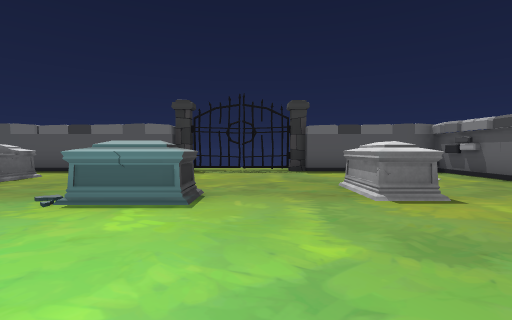
View 1 (above)

15 first-person views from a walk through a 3-D level made in the Unity game engine. The camera is 0.64 m above the floor, tilts 2° down and sees 85° across. The floor is counted in squares, 1 m on a side. Each view is taken from the middle of a square. On the plan, view 1 faces up. The plan holds only what a view shows up to about 9 squares ahead; the rest is blank. Some surface patterns are stand-ins.

View 2
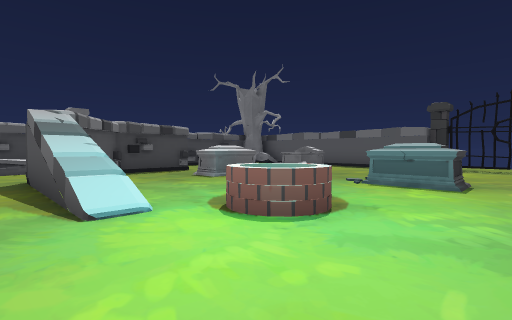

View 3
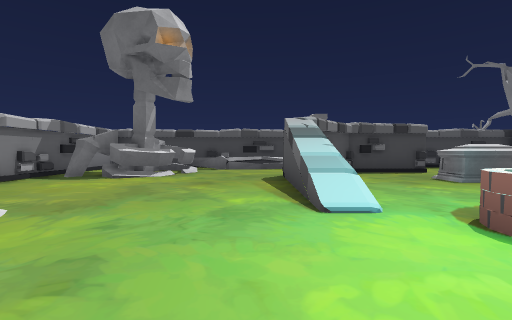

View 4
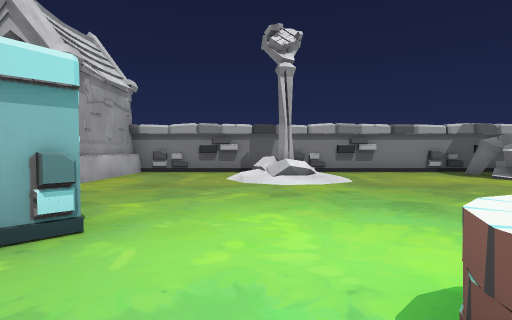

View 5
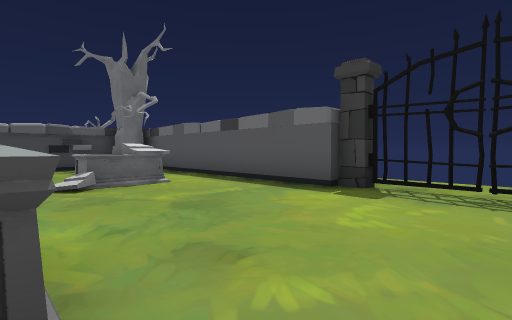

View 6
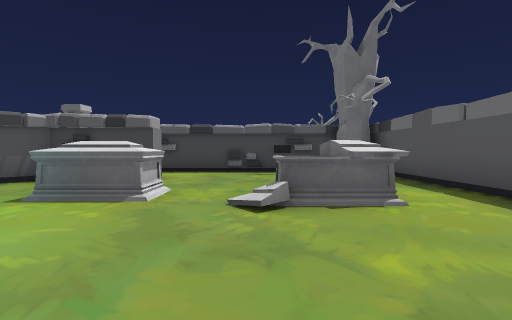

View 7
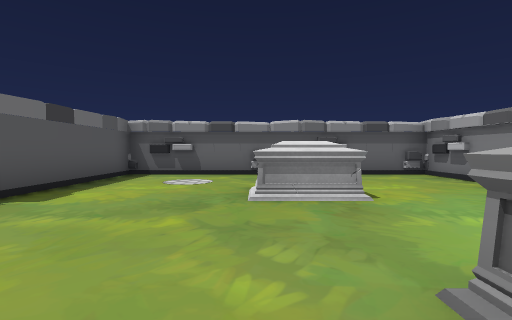

View 8
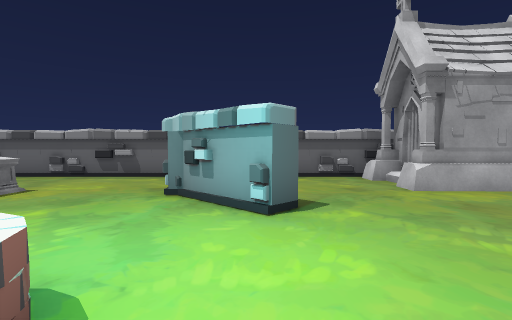

View 9
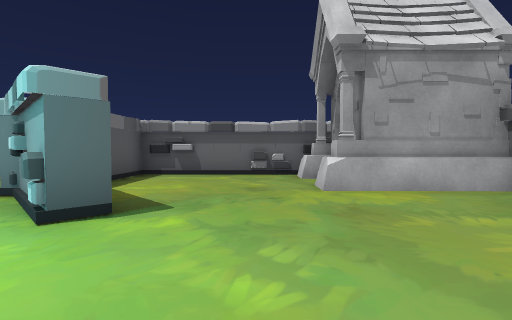

View 10
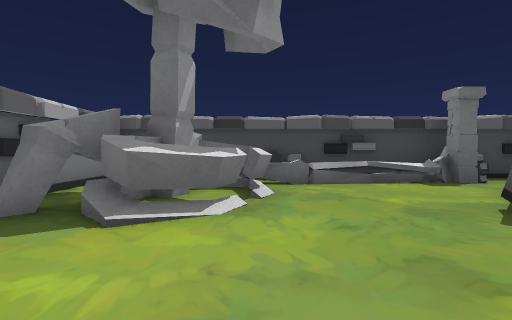

View 11
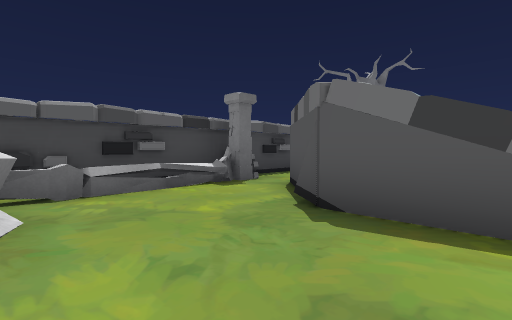

View 12
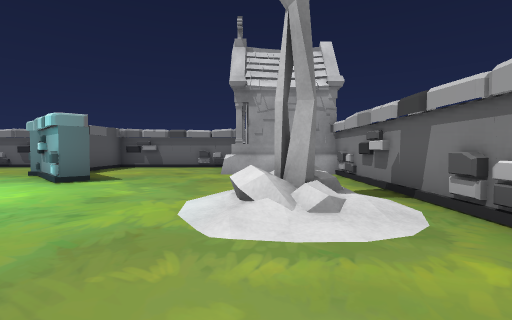

View 13
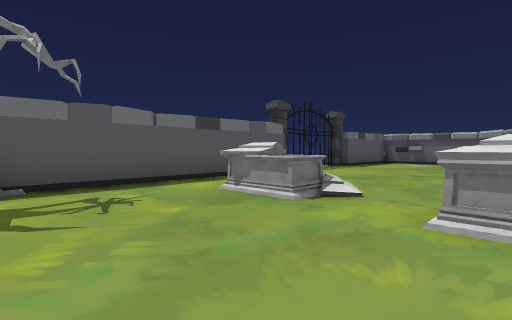

View 14
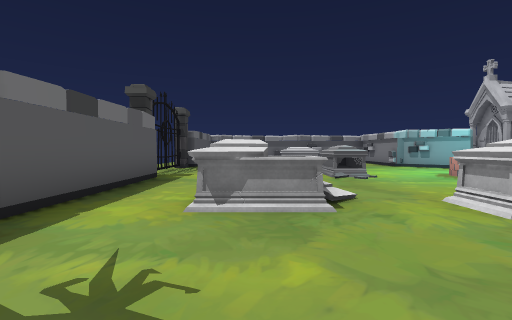

View 15
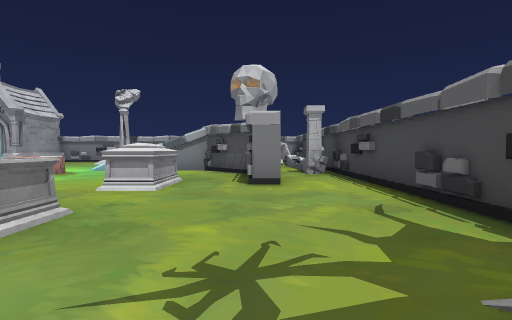

### Floor plan
Points are (right, up) in squares from view 1. A wall is a line through its corners. A room is listed if a view was taken in it or the views show most of it. See-through windows are left out.
Room 1 (views 1, 2, 3, 4, 5, 6, 7, 8, 9, 10, 11, 12, 13, 14, 15)
walls: (0.8, -1.6) (0.4, -1.2) (1.9, 0.3); (2.9, 0.5) (5.3, 0.5) (5.3, 8.3) (1.5, 8.3); (-6.5, -1.3) (-7.1, -1.3); (-6.7, -1.4) (-8.4, 0.3); (-8.5, 2.8) (-7.9, 2.8) (-7.9, 0.6) (-6.4, -0.9); (-2.5, 8.8) (-2.5, 8.3) (-8.4, 8.3); (-6.8, -4.4) (-6.4, -5.1); (-7, -4.3) (-6.5, -5.2) (-6.9, -5.6); (-6.5, -5.1) (-6.9, -5.6); (-10.3, -0.4) (-10.3, -5); (-8.7, -4.1) (-8.8, -4.4); (-7.7, -5.1) (-8, -5.6); (-7.9, -5.3) (-7.3, -5.5); (-7.3, -6.1) (-6.6, -6.4); (-7.4, -6.1) (-6.8, -6.2) (-7, -6.6); (-10.3, 7.4) (-10.3, 0.6); (-8, -5.9) (-6.8, -6.2); (5.3, -5.1) (5.3, 0) (3.4, 0); (-9, -7.2) (2.5, -7.2)
low walls: (-7.4, -4.1) (-7, -4.3); (-8.1, -3.7) (-7.6, -4); (-7, -6.2) (-6.7, -6.5)
objects: other object (-10, 0); tree (-10, 8) to (-9, 8); pillar (-9, 0); other object (-6, 2) to (-6, 3); other object (-6, 5) to (-5, 7); other object (-2, -5); other object (-2, 0) to (-2, 1); other object (-2, 4) to (-1, 4); gate (-2, 9) to (1, 9); other object (2, 4) to (2, 5); other object (3, -7) to (4, -4)

Positions as (right, up) in squares from view 1, and headings:
1: (0, 0), facing up
2: (0, -2), facing up-left
3: (0, -2), facing left
4: (-1, 1), facing down
5: (0, 4), facing up-left
6: (-2, 5), facing left
7: (-2, 5), facing right
8: (-3, -1), facing right
9: (-2, -3), facing right
10: (-4, -4), facing left
11: (-5, -4), facing up-left
12: (-5, -5), facing right
13: (-9, 3), facing up-right
14: (-9, 6), facing right
15: (-8, 8), facing down
